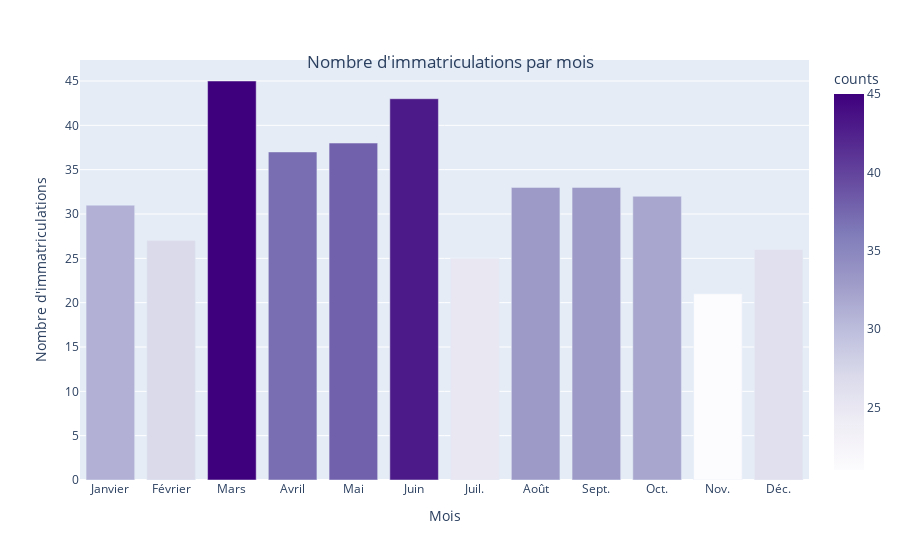

The notebook cell this image was saved under:
### Code cell
co2.viz.plot_registrations_per_month(df)

### Figure 1 — Plotly figure (JSON) as saved in the notebook; plotly's stock layout.template omitted (floating-point values rounded to 4 significant figures)
{"data": [{"alignmentgroup": "True", "hovertemplate": "Month=%{x}<br>counts=%{marker.color}<extra></extra>", "legendgroup": "", "marker": {"color": [31, 27, 45, 37, 38, 43, 25, 33, 33, 32, 21, 26], "coloraxis": "coloraxis", "pattern": {"shape": ""}}, "name": "", "offsetgroup": "", "orientation": "v", "showlegend": false, "textposition": "auto", "type": "bar", "x": [1, 2, 3, 4, 5, 6, 7, 8, 9, 10, 11, 12], "xaxis": "x", "y": [31, 27, 45, 37, 38, 43, 25, 33, 33, 32, 21, 26], "yaxis": "y"}], "layout": {"barmode": "relative", "coloraxis": {"colorbar": {"title": {"text": "counts"}}, "colorscale": [[0, "rgb(252,251,253)"], [0.125, "rgb(239,237,245)"], [0.25, "rgb(218,218,235)"], [0.375, "rgb(188,189,220)"], [0.5, "rgb(158,154,200)"], [0.625, "rgb(128,125,186)"], [0.75, "rgb(106,81,163)"], [0.875, "rgb(84,39,143)"], [1, "rgb(63,0,125)"]]}, "legend": {"tracegroupgap": 0}, "margin": {"t": 60}, "showlegend": false, "title": {"text": "Nombre d'immatriculations par mois", "x": 0.5, "xanchor": "center", "y": 0.9, "yanchor": "top"}, "xaxis": {"anchor": "y", "domain": [0, 1], "ticktext": ["Janvier", "Février", "Mars", "Avril", "Mai", "Juin", "Juil.", "Août", "Sept.", "Oct.", "Nov.", "Déc."], "tickvals": [1, 2, 3, 4, 5, 6, 7, 8, 9, 10, 11, 12], "title": {"text": "Mois"}}, "yaxis": {"anchor": "x", "domain": [0, 1], "title": {"text": "Nombre d'immatriculations"}}}}
